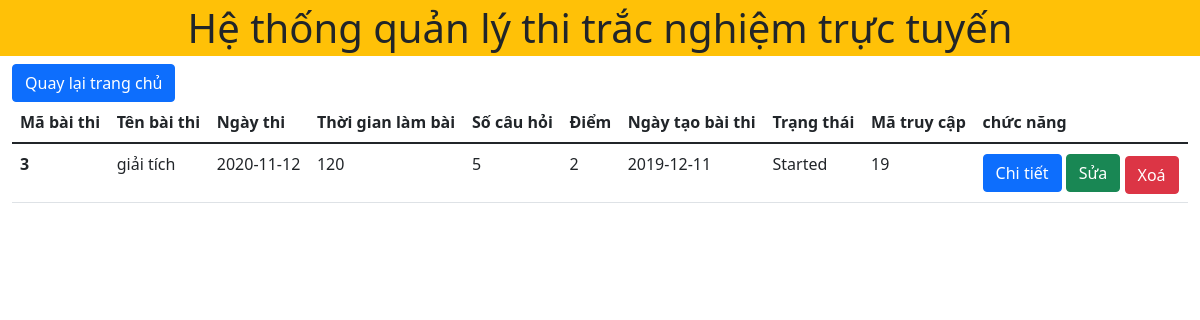
Screenshot of /detail.php?id=3 with the database file from the repository.
### tables this page shows
CREATE TABLE `exams` (
  `id` int(11) NOT NULL,
  `exam_title` varchar(50) NOT NULL,
  `exam_datetime` date NOT NULL,
  `duration` int(10) NOT NULL,
  `total_question` int(10) NOT NULL,
  `marks_per_right_answer` float NOT NULL,
  `created_on` date NOT NULL,
  `status` varchar(11) NOT NULL,
  `exam_code` int(10) NOT NULL
);

### detail.php (the view, shortened to what this page needs)
<?php
include './header.php';
$idd = $_GET['id'];
?>
<a href="index.php" class="btn btn-primary">Quay lại trang chủ</a>
<table class="table table-ronsponsive">
<thead>
        <tr>
            <th scope="col">Mã bài thi</th>
            <th scope="col">Tên bài thi</th>
            <th scope="col"> Ngày thi</th>
            <th scope="col">Thời gian làm bài</th>
            <th scope="col"> Số câu hỏi</th>
            <th scope="col">Điểm</th>
            <th scope="col">Ngày tạo bài thi</th>
            <th scope="col">Trạng thái</th>
            <th scope="col">Mã truy cập</th>
            <th class='col' scope="col">chức năng</th>
        </tr>
    </thead>
    <tbody>
         <?php
         include './config.php';
         $sql= "SELECT * FROM `exams`WHERE id = '$idd' ";
        $result=mysqli_query($conn,$sql);
        if(mysqli_num_rows($result)>0){
            while($row= mysqli_fetch_assoc($result)){
                echo "<tr>";
                echo '<th scopy = "row">'.$row['id'].'</th>';
                echo '<td>' . $row['exam_title'] . '</td>';
                echo '<td>' . $row['exam_datetime'] . '</td>';
                echo '<td>' . $row['duration'] . '</td>';
                echo '<td>' . $row['total_question'] . '</td>';
                echo '<td>' . $row['marks_per_right_answer'] . '</td>';
                echo '<td>' . $row['created_on'] . '</td>';
                echo '<td>' . $row['status'] . '</td>';
                echo '<td>' . $row['exam_code'] . '</td>';
                echo '<td>
                <a href="./detail.php?id=' . $row['id'] . '" class="btn btn-primary">Chi tiết</a>
                <a href="process/edit.php?id=' . $row['id'] . '" class="btn btn-success">Sửa</a>
                <a href="process/delete.php?id=' . $row['id'] . '" class="btn btn-danger mt-1">Xoá</a>
                </td>';
                echo "</tr>";
            }
        }
        ?>
    </tbody>
</table>
<?php include './footer.php' ?>

### rows the page displays
exams: id "3", exam_title "giải tích", exam_datetime "2020-11-12", duration "120", total_question "5", marks_per_right_answer "2", created_on "2019-12-11", status "Started", exam_code "19"
